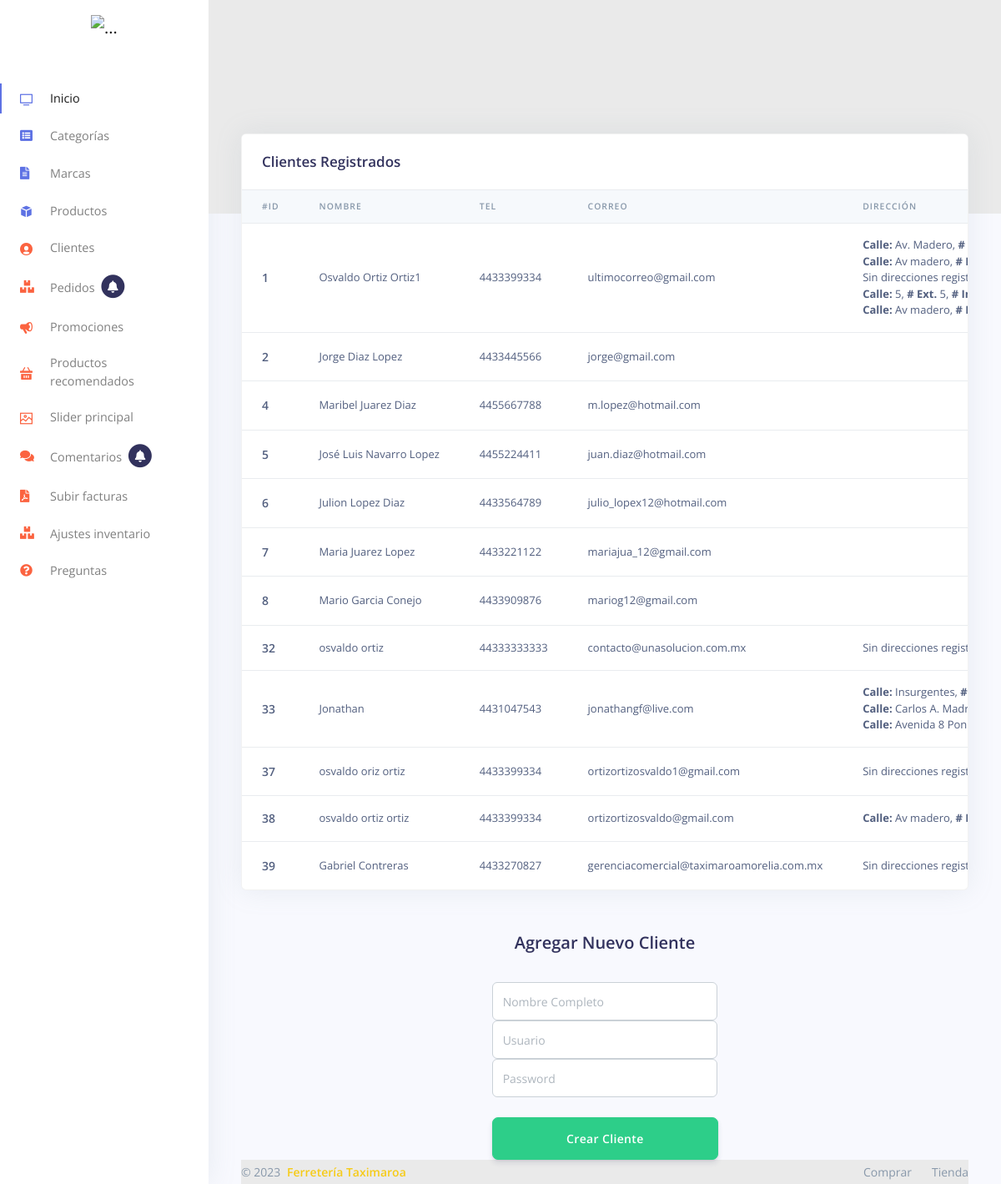
The page /clientes.php on the database its author committed.
### tables this page shows
CREATE TABLE `datos_clientes` (
  `id` int(8) NOT NULL,
  `nombreCompleto` varchar(150) NOT NULL,
  `telefono` varchar(15) NOT NULL,
  `correo` varchar(80) NOT NULL,
  `anuncios` int(1) NOT NULL DEFAULT 1,
  `fecha_registro` date NOT NULL,
  `hash` varchar(32) NOT NULL,
  `activo` int(11) NOT NULL DEFAULT 0,
  `visto` int(1) NOT NULL DEFAULT 0
);

CREATE TABLE `direcciones` (
  `id` int(10) NOT NULL,
  `id_datos_cliente` varchar(10) NOT NULL,
  `calle` varchar(100) NOT NULL,
  `numero_exterior` int(8) NOT NULL,
  `numero_interior` int(8) DEFAULT NULL,
  `colonia` varchar(50) NOT NULL,
  `cp` int(5) NOT NULL,
  `ciudad` varchar(50) NOT NULL,
  `municipio` varchar(50) NOT NULL,
  `estado` varchar(50) NOT NULL,
  `tipo` varchar(20) NOT NULL
);

### clientes.php (the view, shortened to what this page needs)
<!DOCTYPE html>
<html lang="es">
<head>
  <link href="assets/js/plugins/nucleo/css/nucleo.css" rel="stylesheet" />
  <link href="assets/js/plugins/@fortawesome/fontawesome-free/css/all.min.css" rel="stylesheet" />
  <link href="assets/css/argon-dashboard.css?v=1.1.0" rel="stylesheet" />
  <link rel="stylesheet" href="assets/css/general.css">
  <link rel="stylesheet" href="https://cdn.jsdelivr.net/npm/sweetalert2@9.17.2/dist/sweetalert2.min.css">
</head>
<body class="">
<?php require_once "menu/izquierdo.php" ?>
  <div class="main-content">
   <?php
          require_once "db.php";
   $clientes = $con->query("SELECT * FROM datos_clientes");
 ?>
    <div class="header bg-gradient-primary pb-8 pt-5 pt-md-8">
    </div>
    <div class="container-fluid mt--7">
      <div class="row">
        <div class="col">
          <div class="card shadow">
            <div class="card-header border-0">
              <h3 class="mb-0">Clientes Registrados</h3>
            </div>
            <div class="table-responsive">
              <table class="table align-items-center table-flush">
                <thead class="thead-light">
                  <tr>
                    <th scope="col">#ID</th>
                    <th scope="col">Nombre</th>
                    <th scope="col">Tel</th>
                    <th scope="col">Correo</th>
                    <th scope="col">Dirección</th>
                  </tr>
                </thead>
                <tbody>
                  <?php while($rowclientes = $clientes->fetch_object()){ ?>
                  <tr>
                    <th scope="row">
                      <div class="media align-items-center">
                        <div class="media-body">
                          <span class="mb-0 text-sm"><?php echo $rowclientes->id ?></span>
                        </div>
                      </div>
                    </th>
                    <td>
                     <?php echo $rowclientes->nombreCompleto ?>
                    </td>
                    <td>
                      <?php echo $rowclientes->telefono ?>
                    </td>
                    <td>
                      <?php echo $rowclientes->correo ?>
                    </td>
                    <td >
                      <?php
                      $direcciones = $con->query("SELECT * FROM direcciones WHERE id_datos_cliente = $rowclientes->id");
                      while($rowdirecciones = $direcciones->fetch_object()){
                       if (!empty($rowdirecciones->calle)){ ?>
                        <b>Calle: </b> <?php echo $rowdirecciones->calle ?>, <b># Ext.</b> <?php echo $rowdirecciones->numero_exterior ?>, <b># Int: </b> <br>
                      <?php } else{ ?>
                        Sin direcciones registradas
                      <?php } }?>
                    </td>
                  </tr>
                <?php } ?>
                </tbody>
              </table>
            </div>
          </div>
        </div>
      </div>
      <div class="row">
            <div class="col-4"></div>
            <div class="col-4">
            <br><br>
            <h2 class="text-center">Agregar Nuevo Cliente</h2>
            <br>
              <form id="formNuevoUsuario">
                <div class="form-inputs">
                  <input type="text" id="nombre" class="form-control input-lg" placeholder="Nombre Completo">
                  <input type="text" id="usuario" class="form-control input-lg" placeholder="Usuario">
                  <input type="password" id="password" class="form-control input-lg" placeholder="Password">
                </div>
              </form>
                <br>
                <button class="btn btn-success btn-block btn-lg mb15" type="button" id="guardaUsuario" onclick="guardarCliente(); return false;">Crear Cliente</button>
          </div>
      </div>
      <?php require_once "footer.php" ?>
    </div>
  </div>
</body>
</html>

### rows shown on the page
datos_clientes: id "1", nombreCompleto "Osvaldo Ortiz Ortiz1", telefono "4433399334", correo "ultimocorreo@gmail.com"
direcciones: calle "Av. Madero"
direcciones: calle "Av madero"
direcciones: shows "Sin direcciones…"
direcciones: calle "5", numero_exterior "5"
direcciones: calle "Av madero"
datos_clientes: id "2", nombreCompleto "Jorge Diaz Lopez", telefono "4433445566", correo "jorge@gmail.com"
datos_clientes: id "4", nombreCompleto "Maribel Juarez Diaz", telefono "4455667788", correo "m.lopez@hotmail.com"
datos_clientes: id "5", nombreCompleto "José Luis Navarro Lopez", telefono "4455224411", correo "juan.diaz@hotmail.com"
datos_clientes: id "6", nombreCompleto "Julion Lopez Diaz", telefono "4433564789", correo "julio_lopex12@hotmail.com"
datos_clientes: id "7", nombreCompleto "Maria Juarez Lopez", telefono "4433221122", correo "mariajua_12@gmail.com"
datos_clientes: id "8", nombreCompleto "Mario Garcia Conejo", telefono "4433909876", correo "mariog12@gmail.com"
datos_clientes: id "32", nombreCompleto "osvaldo ortiz", telefono "44333333333", correo "contacto@unasolucion.com.mx"
direcciones: shows "Sin direcciones…"
datos_clientes: id "33", nombreCompleto "Jonathan", telefono "4431047543", correo "jonathangf@live.com"
direcciones: calle "Insurgentes"
direcciones: calle "Carlos A.…"
direcciones: calle "Avenida 8…"
datos_clientes: id "37", nombreCompleto "osvaldo oriz ortiz", telefono "4433399334", correo "ortizortizosvaldo1@gmail.com"
direcciones: shows "Sin direcciones…"
datos_clientes: id "38", nombreCompleto "osvaldo ortiz ortiz", telefono "4433399334", correo "ortizortizosvaldo@gmail.com"
direcciones: calle "Av madero"
datos_clientes: id "39", nombreCompleto "Gabriel Contreras", telefono "4433270827", correo "gerenciacomercial@taximaroamorelia.com.mx"
direcciones: shows "Sin direcciones…"
